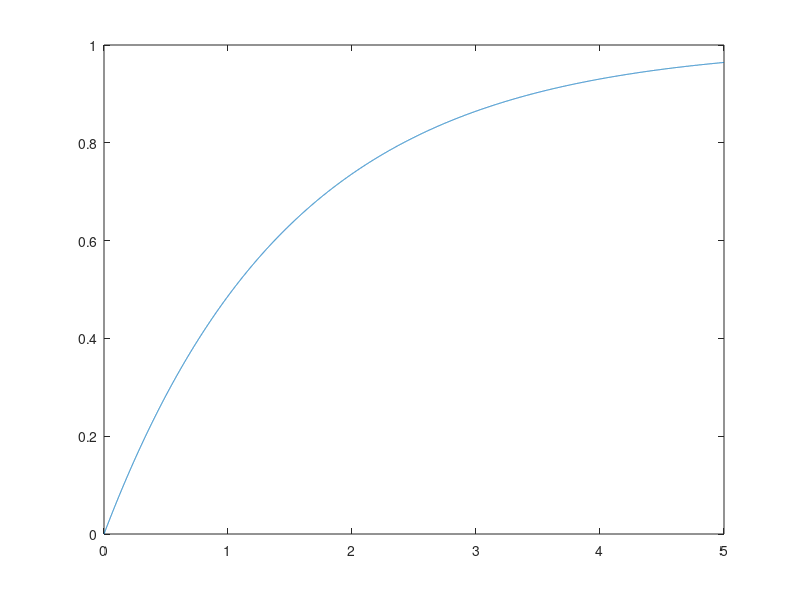

Here is the MATLAB script that generated this plot:
% helloWorld.m
disp('Hello World!');
disp('I am going to learn MATLAB!');
load startTime;
disp(['I started learning MATLAB on ',startString]);
load secs;
secPerMonth = 30.5*secPerDay;
secPerYear = 12*secPerMonth;
secondConversion = [secPerYear, secPerMonth, secPerDay, secPerHour,...
    secPerMin,1];
currentTime = clock;
elapsedTime = currentTime-start;
t = secondConversion*transpose(elapsedTime);
tau = 1.5*secPerDay;
endOfClass = 5*secPerDay;
currentKnowledge = 1-exp(-t/tau);
disp(['At this time. I know ', num2str(currentKnowledge*100),...
    '% of MATLAB']);
tVec = linspace(0,endOfClass,10000);
knowledgeVec = 1-exp(-tVec/tau);
[val,ind] = min(abs(knowledgeVec-0.5));
halfTime = tVec(ind);
disp(['I will know half of MATLAB after ', num2str(halfTime/secPerDay),...
    ' days!']);
figure;
plot(tVec/secPerDay, knowledgeVec);


